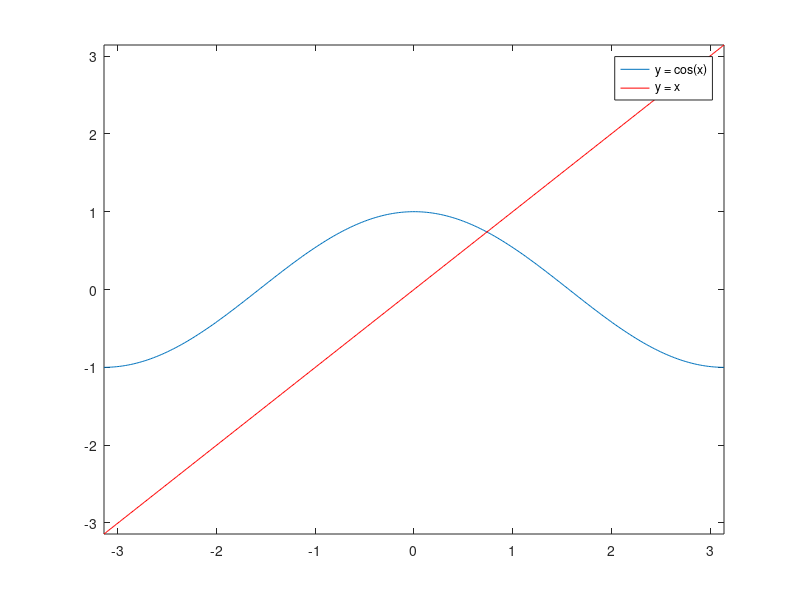

Write MATLAB code to recreate this figure. (Note: this script raises an error after producing the figure.)
%%Práctica 2 - Método de Newton-Raphson

%al algoritmo visto en clase se le añade el criterio de parada:
%|(xk)-(xk-1)| < tol (tolerancia

%graphics_toolkit('gnuplot')

%%Ejercicio 1
%{
Representar y = cos(x) e y = x en [-pi,pi]
%}
x = -pi:pi/200:pi;
plot(x, cos(x));
hold on
plot(x,x,'r-.-');
axis([-pi pi -pi pi]);
legend('y = cos(x)', 'y = x')

new_rap(@f,@df,-1,1.0e-10,100);
%%Ejercicio 7
function [y,n_it]= new_rap(f,df,x0, tol, max_it)
  y = x0;
  v = [y];
  for k = 1:1:max_it
    dy = df(y);
    if (dy~=0)
      y_1 = y;
      y = y - (f(y)/dy);
      v = [v;y];
      err = abs(y-y_1);
      fprintf(['y(' int2str(k) ') = %10.10f'],y);
      fprintf([' | err(' int2str(k) ') = %1.4e \n'],err);
      if (err < tol)
        n_it = k;
          plot(v',v,'ro')
        return
      endif
    else
      error (['la derivada es cero en y (' int2str(k) ')'])
    endif
  endfor
  n_it = max_it;
  plot(v',v,'ro')
endfunction

%Ejercicio 8
%1) x^2-9=0, x0 = 0.1
  new_rap(@f,@df,0.1,1.0e-10,1000);
  %y = 3 
  %n = 10
%2) x^5-x-1=0, x0 = 10
  new_rap(@f,@df,10,1.0e-10,1000);
  %y = 1.1673039783 
  %n = 15
%3) x*e^(-x)=0, x0 = 0.1
  new_rap(@f,@df,0.1,1.0e-10,1000);
  %y = -4.93038065763132e-032
  %n = 5
%4) 2*cos(3*x) - e^x x0=0.1 x0= 1.5
  new_rap(@f,@df,0.1,1.0e-10,1000);
  %y = 0.2820321839
  %n = 6
  new_rap(@f,@df,1.5,1.0e-10,1000);
  %y = -3.6694400010
  %n = 12
